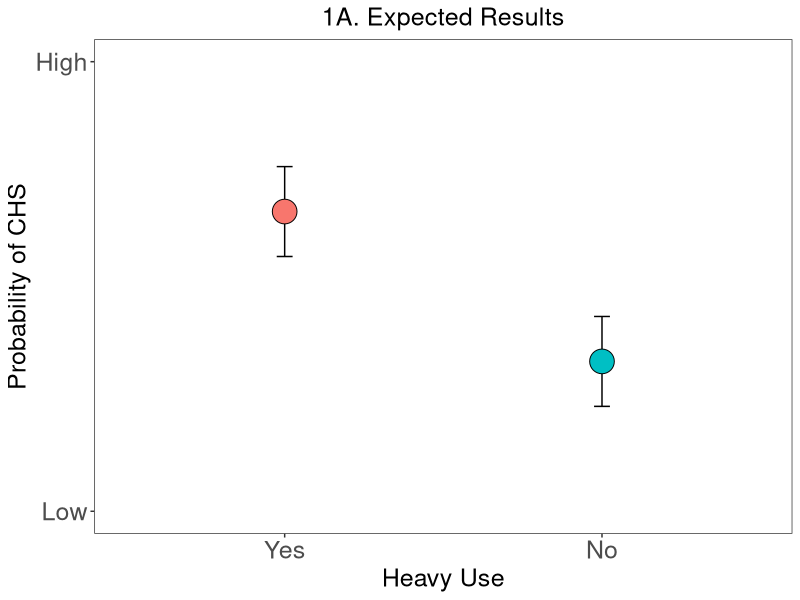

The R source for this figure:

# SA1A expected results --------------------------------------------------------


# load library -----------------------------------------------------------------
library(tidyverse)
library(ggsignif)


# sample data ------------------------------------------------------------------
data <- data.frame(
  HeavyUse = factor(c("Yes", "No", "Yes", "No", "Yes", "No", "Yes", "No", "Yes", "No", "Yes", "No")),
  CHS = c(1, 0, 1, 0, 1, 0, 0, 0, 0, 1, 1, 1)
)


# fit logistic model -----------------------------------------------------------
model <- glm(
  CHS ~ 
    HeavyUse
  , 
  data = data, 
  family = binomial
  )


# generate predicted data ------------------------------------------------------
new_data <- data.frame(
  HeavyUse = factor(c("Yes", "No"), levels = levels(data$HeavyUse))
  )

predictions <- predict(model, newdata = new_data, type = "response")

plot_data <- data.frame(
  HeavyUse = levels(data$HeavyUse),
  Probability = predictions
)


# plot -------------------------------------------------------------------------
ggplot(
  
  plot_data, 
  
  aes(
    x = HeavyUse, 
    y = Probability,
    fill = HeavyUse
    )
  ) +
  
  geom_errorbar(
    aes(
      ymin = Probability - 0.1, 
      ymax = Probability + 0.1), 
    width = 0.05,
    size = 0.5
    ) +
  
  geom_point(
    size = 8,
    pch = 21,
    color = "black",
  ) +
  
  labs(
    title = "1A. Expected Results",
    x = "Heavy Use", 
    y = "Probability of CHS"
    ) +
  
  scale_y_continuous(
    labels = c("0" = "Low", "1" = "High"),
    breaks = c(0, 1),
    limits = c(0, 1)
  ) +
  
  theme_bw() +
  
  theme(
    panel.grid.major = element_blank(),
    panel.grid.minor = element_blank(),
    axis.title = element_text(size = 18), 
    axis.text = element_text(size = 18),
    plot.title = element_text(size = 18, hjust = 0.5),
    legend.position = "none"
  ) +
  
  # reverse, i mistakenly reversed above
  scale_x_discrete(
    labels = c("No" = "Yes", "Yes" = "No")
  )
